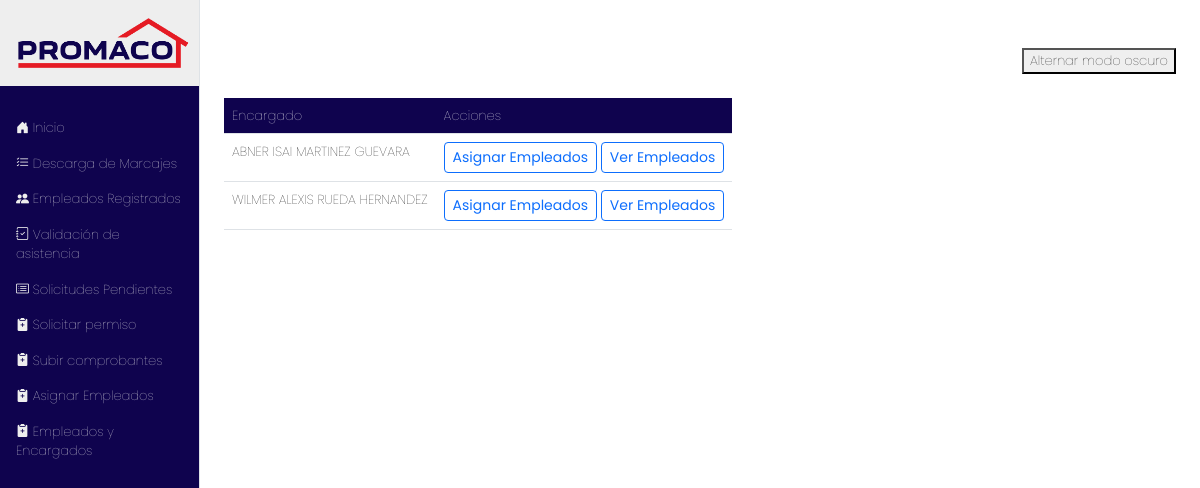
Page /marcaje/ver_encargados on the earlier database version.
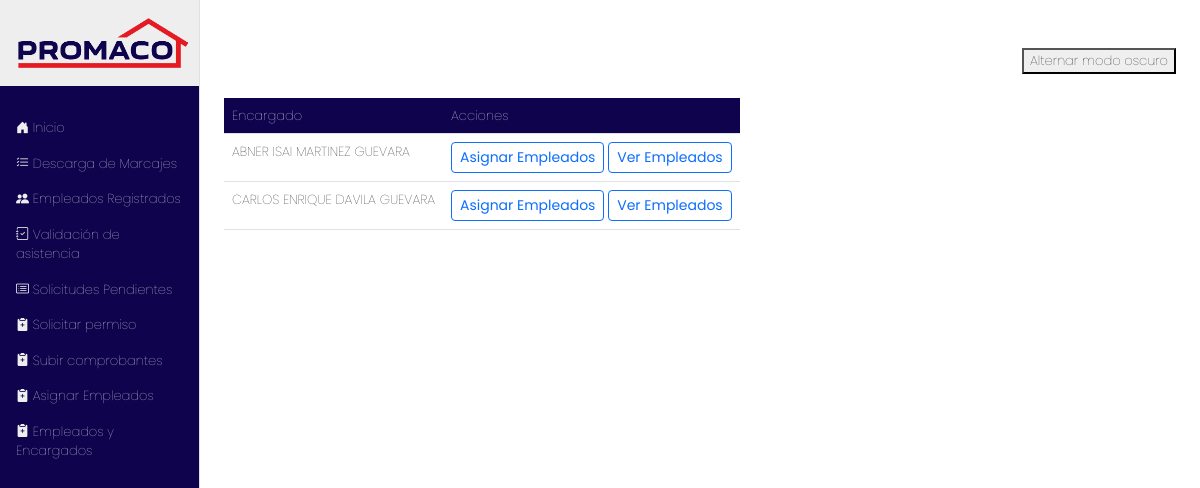
Same page on the later database version.
### marcaje/models.py (models this page shows, shortened)
class Empleado(models.Model):
    id_externo = models.IntegerField(unique=True)
    codigo = models.CharField(max_length=20)
    nombre = models.CharField(max_length=100)
    departamento = models.CharField(max_length=100)
    sucursal = models.ForeignKey(Sucursal, on_delete=models.PROTECT)
    es_encargado = models.BooleanField(default=False)
    class Meta:
        verbose_name = "Empleado"
        verbose_name_plural = "Empleados"
        ordering = ['nombre']

### marcaje/views.py (the view)
# urls.py: path('ver_encargados', views.ver_encargados, name='ver_encargados'),
def ver_encargados(request):
    encargados = Empleado.objects.filter(es_encargado=True)
    return render(request, 'ver_encargados.html', {'encargados': encargados})

### marcaje/templates/ver_encargados.html (shortened to what this page needs)
{% extends 'base.html' %}
{%block content%}
<div class="d-flex justify-content-between">
    <div class="table-responsive">
        <table class="table">
            <thead>
                <th>Encargado</th>
                <th>Acciones</th>
            </thead>
            <tbody>
                {% for enc in encargados %}
                <tr>
                    <td>{{enc.nombre}}</td>
                    <td>
                        <button class="btn btn-sm btn-outline-primary"
                        hx-get="{% url 'asignar_empleados' enc.id %}"
                        hx-target="#asignar"
                        hx-swap="innerHTML">Asignar Empleados</button>
                        <button class="btn btn-sm btn-outline-primary"
                        hx-get="{% url 'mostrar_empleados' enc.id %}"
                        hx-target="#asignar"
                        hx-swap="innerHTML">Ver Empleados</button>
                    </td>
                </tr>
                {%endfor%}
            </tbody>
        </table>
    </div>
</div>
{%endblock%}

Differences in the rows shown:
no longer on this page (row edited): Empleado: nombre "WILMER ALEXIS RUEDA HERNANDEZ"
now on this page (row edited): Empleado: nombre "CARLOS ENRIQUE DAVILA GUEVARA"
